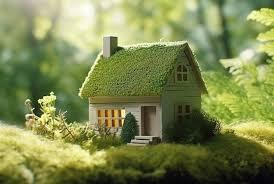
//> input picture prj.lab/lab03/0.jpg, 274 x 184 px
$ ./lab03 0.jpg   (built with g++ and OpenCV 4)
//> lines starting //> are read from the running program, lines starting //| are printed output that depends on the picture; after the words box and inside, x2 and y2 are one past the last pixel; in counts of white or black regions, pixels touching at a corner belong together
#include <opencv2/opencv.hpp>
#include <iostream>

//рисование гистограммы
// [22 lines left out: function drawHistogram, not called in this run]

cv::Mat drawHistogram3Channels(cv::Mat image) {
    std::vector<cv::Mat> channels;
    cv::split(image, channels);

    cv::Mat background(256, 3 * 260, CV_8UC1, cv::Scalar(230));

    for (int i = 0; i < 3; i++) {
        cv::Mat hist;
        cv::Mat background0(256, 260, CV_8UC1, cv::Scalar(230));

        const int histSize = 256;
        float range[] = { 0, 256 };
        const float* histRange = { range };

        cv::calcHist(&channels[i], 1, 0, cv::Mat(), hist, 1, &histSize, &histRange, true, false);

        cv::normalize(hist, hist, 0, 230, cv::NORM_MINMAX);

        for (int j = 0; j < histSize; j++) {
            cv::rectangle(background0, cv::Rect(j + 2, 256 - hist.at<float>(j, 0), 1, hist.at<float>(j, 0)), cv::Scalar(0), -1);
        }

        if (i == 0) {
            cv::putText(background0, "Blue", cv::Point(124, 253), cv::FONT_HERSHEY_SIMPLEX, 1, cv::Scalar(255, 0, 0), 2);
        }
        else if (i == 1) {
            cv::putText(background0, "Green", cv::Point(124, 253), cv::FONT_HERSHEY_SIMPLEX, 1, cv::Scalar(255, 0, 0), 2);
        }
        else if (i == 2) {
            cv::putText(background0, "Red", cv::Point(124, 253), cv::FONT_HERSHEY_SIMPLEX, 1, cv::Scalar(255, 0, 0), 2);
        }

        background0.copyTo(background(cv::Rect(i * 256, 0, 260, 256)));
    }

    return background;
}

void quanteles(cv::Mat& image, float blackQuantile, float whiteQuantile, int& blackTreshold, int& whiteTreshold) {
    blackTreshold = 0;
    whiteTreshold = 255;

    float countPixels = image.rows * image.cols;

    float countBlack = countPixels * blackQuantile;
    float countWhite = countPixels * whiteQuantile;

    cv::Mat hist;
    const int histSize = 256;
    float range[] = { 0, 256 };
    const float* histRange = { range };

    cv::calcHist(&image, 1, 0, cv::Mat(), hist, 1, &histSize, &histRange, true, false);

    float sumBlack = 0;
    int flagBlack = 0;
    float sumWhite = 0;
    int flagWhite = 0;
    for (int i = 0; i < 256; i++) {
        if ((sumBlack + hist.at<float>(i, 0)) <= countBlack) {
            sumBlack += hist.at<float>(i, 0);
        }
        else if (flagBlack == 0) {
            blackTreshold = i;
            flagBlack = 1;
        }

        if ((sumWhite + hist.at<float>(255 - i, 0)) <= countWhite) {
            sumWhite += hist.at<float>(255 - i, 0);
        }
        else if (flagWhite == 0) {
            whiteTreshold = 255 - i;
            flagWhite = 1;
        }

        if (flagBlack == 1 && flagWhite == 1) {
            break;
        }
    }
}

// [24 lines left out: function autoContrastOneChannel, not called in this run]

void autoContrastChannelWise(cv::Mat& image, float blackQuantile, float whiteQuantile) {
    std::vector<cv::Mat> channels;
    cv::split(image, channels);

    int cmin = 0;
    int cmax = 255;

    for (int i = 0; i < 3; i++) {
        int clow, chigh;
        quanteles(channels[i], blackQuantile, whiteQuantile, clow, chigh);
        cv::Mat lut(1, 256, CV_8UC1, cv::Scalar(0));

        for (int j = 0; j < 256; j++) {
            if (j <= clow) {
                lut.at<uchar>(0, j) = static_cast<uchar>(cmin);
            }
            else if (j >= chigh) {
                lut.at<uchar>(0, j) = static_cast<uchar>(cmax);
            }
            else {
                lut.at<uchar>(0, j) = static_cast<uchar>(cmin + (j - clow) * (cmax - cmin) / (chigh - clow));
            }
        }
        cv::LUT(channels[i], lut, channels[i]);
        std::cout << clow << " " << chigh << std::endl;
    }

    cv::merge(channels, image);
}

void autoContrastJoint(cv::Mat& image, float blackQuantile, float whiteQuantile) {
    std::vector<cv::Mat> channels;
    cv::split(image, channels);

    int cmin = 0;
    int cmax = 255;

    int clow, chigh;
    quanteles(channels[0], blackQuantile, whiteQuantile, clow, chigh);

    for (int i = 1; i < 3; i++) {
        int clow_temp, chigh_temp;
        quanteles(channels[i], blackQuantile, whiteQuantile, clow_temp, chigh_temp);

        clow = (clow > clow_temp) ? clow_temp : clow;
        chigh = (chigh < chigh_temp) ? chigh_temp : chigh;
    }

    cv::Mat lut(1, 256, CV_8UC3, cv::Scalar(0));
    for (int i = 0; i < 256; i++) {
        if (i <= clow) {
            uchar val = static_cast<uchar>(cmin);
            lut.at<cv::Vec3b>(0, i) = cv::Vec3b(val, val, val);
        }
        else if (i >= chigh) {
            uchar val = static_cast<uchar>(cmax);
            lut.at<cv::Vec3b>(0, i) = cv::Vec3b(val, val, val);
        }
        else {
            uchar val = static_cast<uchar>(cmin + (i - clow) * (cmax - cmin) / (chigh - clow));
            lut.at<cv::Vec3b>(0, i) = cv::Vec3b(val, val, val);
        }
    }
    cv::LUT(image, lut, image);
    std::cout << clow << " " << chigh << std::endl;
}

int main(int argc, char** argv) {

    if (argc != 2) {
        std::cerr << "image not specified" << std::endl;
        return -1;
    }

    float blackQuantile = 0.3;
    float whiteQuantile = 0.7;

    cv::Mat image = cv::imread(argv[1], cv::IMREAD_UNCHANGED);
//> image is the input picture: 184 rows x 274 cols, CV_8UC3; mean B, G, R 79.9, 135.7, 126.1

    cv::imshow("Start", image);

    cv::Mat baseMat(2 * 256, image.channels() * 260, CV_8UC1);

    if (image.channels() == 1) {
        std::cout << "gray" << std::endl;


        cv::Mat hist = drawHistogram(image);
        hist.copyTo(baseMat(cv::Rect(0 * 256, 0, 260, 256)));
        autoContrastOneChannel(image, blackQuantile, whiteQuantile);
        cv::imshow("End", image);

        cv::Mat hist1 = drawHistogram(image);
        hist1.copyTo(baseMat(cv::Rect(0 * 256, 1 * 256, 260, 256)));
        cv::imshow("hist", baseMat);
    }
    else if (image.channels() == 3) {
        std::cout << "color" << std::endl;

        cv::Mat imageClone = image.clone();


        cv::Mat hist0 = drawHistogram3Channels(imageClone);
//> after the loop in drawHistogram3Channels, `for (int i = 0; i < 3; i++)`:
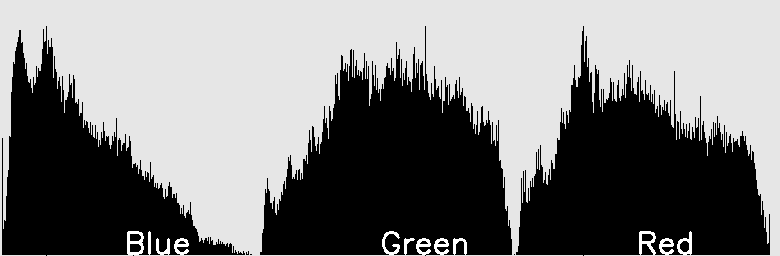
//> background: 256 rows x 780 cols, CV_8UC1; min 0, max 255, mean 126.8
        hist0.copyTo(baseMat(cv::Rect(0 * 256, 0, imageClone.channels() * 260, 256)));
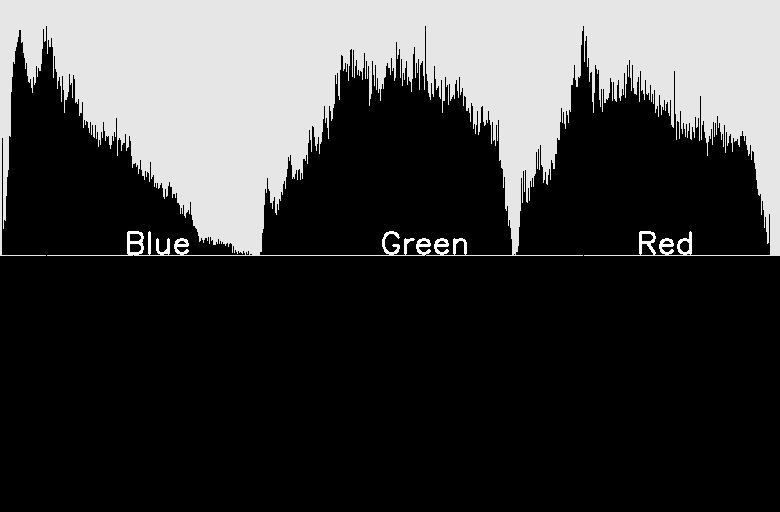
//> baseMat: 512 rows x 780 cols, CV_8UC1; min 0, max 255, mean 63.4
        autoContrastChannelWise(imageClone, blackQuantile, whiteQuantile);
//> the loop in autoContrastChannelWise, `for (int i = 0; i < 3; i++)` made 3 passes
//> (clow, chigh) on passes 1 to 3: (43, 43), (97, 97), (83, 83)
//| 43 43
//| 97 97
//| 83 83
        cv::imshow("End3channel", imageClone);

        cv::Mat hist1 = drawHistogram3Channels(imageClone);
//> in drawHistogram3Channels (call 2), `cv::split(image, channels);`:
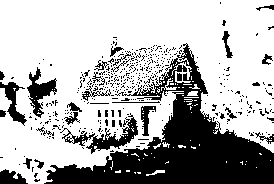
//> channels[0]: 184 rows x 274 cols, CV_8UC1; 69.6% white; 421 black regions (392 under 20 px), largest, box (x1, y1, x2, y2) and area: (44, 43, 274, 184) 10668, (60, 113, 138, 154) 813, (27, 67, 57, 118) 598
//> in drawHistogram3Channels (call 2), `cv::split(image, channels);`: channels[1]: 184 rows x 274 cols, CV_8UC1; 69.9% white; 301 black regions (287 under 20 px), largest, box (x1, y1, x2, y2) and area: (50, 43, 274, 184) 10810, (0, 66, 56, 125) 1573, (92, 112, 139, 149) 694
//> in drawHistogram3Channels (call 2), `cv::split(image, channels);`: channels[2]: 184 rows x 274 cols, CV_8UC1; 69.7% white; 299 black regions (283 under 20 px), largest, box (x1, y1, x2, y2) and area: (52, 43, 274, 184) 10002, (0, 39, 62, 124) 2414, (95, 113, 139, 149) 551
//> after the loop in drawHistogram3Channels (call 2), `for (int i = 0; i < 3; i++)`:
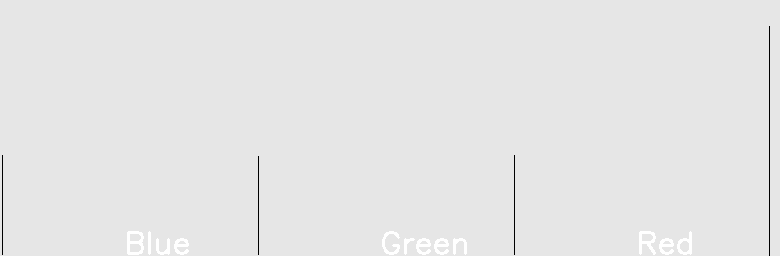
//> background: 256 rows x 780 cols, CV_8UC1; min 0, max 255, mean 229.6
        hist1.copyTo(baseMat(cv::Rect(0 * 256, 256, imageClone.channels() * 260, 256)));
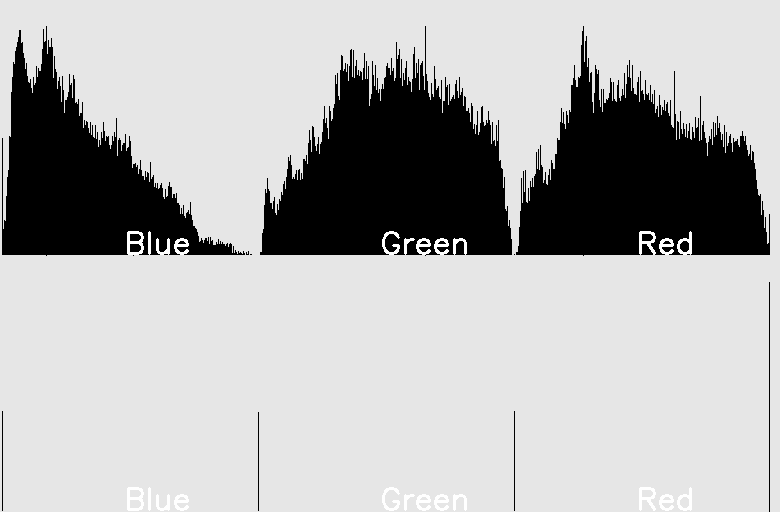
//> baseMat: 512 rows x 780 cols, CV_8UC1; min 0, max 255, mean 178.2
        cv::imshow("hist3channel", baseMat);

        baseMat = cv::Mat::zeros(2 * 256, image.channels() * 260, CV_8UC1);
        hist0 = drawHistogram3Channels(image);
        hist0.copyTo(baseMat(cv::Rect(0 * 256, 0, image.channels() * 260, 256)));
        autoContrastJoint(image, blackQuantile, whiteQuantile);
//> in autoContrastJoint, `quanteles(channels[0], blackQuantile, whiteQuantile, clow, chigh);`: clow = 43
//> the loop in autoContrastJoint, `for (int i = 1; i < 3; i++)` made 2 passes
//> (clow_temp, chigh_temp, clow, chigh) on passes 1 to 2: (97, 97, 43, 97), (83, 83, 43, 97)
//> after the loop in autoContrastJoint, `for (int i = 1; i < 3; i++)`: chigh = 97
//> the loop in autoContrastJoint, `for (int i = 0; i < 256; i++)` made 256 passes
//> val on passes 45 to 56: 4, 9, 14, 18, 23, 28, 33, 37, 42, 47, 51, 56
//> after the loop in autoContrastJoint, `for (int i = 0; i < 256; i++)`: lut = 256 rows, first 8: [0, 0, 0], [0, 0, 0], [0, 0, 0], [0, 0, 0], [0, 0, 0], [0, 0, 0], [0, 0, 0], [0, 0, 0]
//> in autoContrastJoint, `cv::LUT(image, lut, image);`:
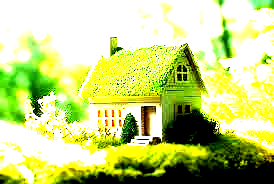
//> image: 184 rows x 274 cols, CV_8UC3; mean B, G, R 128.8, 211, 196.9
//| 43 97
        cv::imshow("EndJoint", image);

        hist1 = drawHistogram3Channels(image);
//> in drawHistogram3Channels (call 4), `cv::split(image, channels);`:
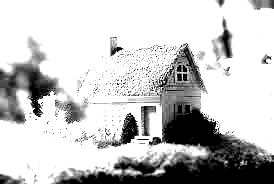
//> channels[2]: 184 rows x 274 cols, CV_8UC1; min 0, max 255, mean 196.9
        hist1.copyTo(baseMat(cv::Rect(0 * 256, 256, image.channels() * 260, 256)));
        cv::imshow("histJoint", baseMat);
    }


    cv::waitKey(0);
    return 0;
}
